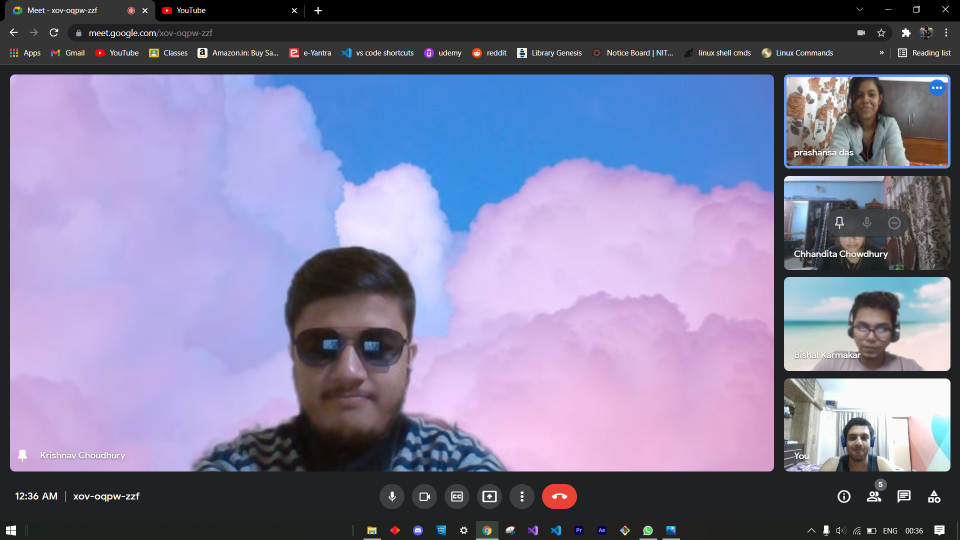
#> input picture APP2/scc.jpg, 1920 x 1080 px (shown at 1/2 size)
$ python face_detector.py
#> lines starting #> are read from the running program, lines starting #| are printed output that depends on the picture; after the words box and inside, x2 and y2 are one past the last pixel; in counts of white or black regions, pixels touching at a corner belong together
#run code in terminal in vs code\udemy\

import cv2
import sys

face_cascade = cv2.CascadeClassifier("haarcascade_frontalface_default.xml")

img = cv2.imread("scc.jpg", cv2.IMREAD_COLOR)
#> img is the input picture: shape (1080, 1920, 3); mean B, G, R 155.4, 124, 127.3

if img is None:
    sys.exit("image couldnt be loaded")

gray_img = cv2.cvtColor(img, cv2.COLOR_BGR2GRAY)
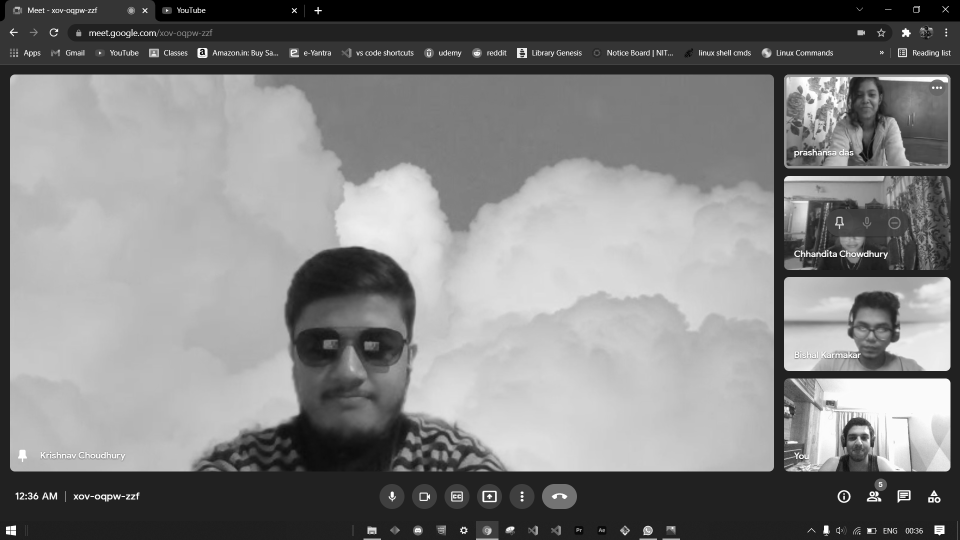
#> gray_img: shape (1080, 1920) (shown at 1/2 size); min 0, max 255, mean 128.5

faces = face_cascade.detectMultiScale(gray_img, scaleFactor=1.05, minNeighbors=15)
#> faces = [[1698, 163, 67, 67], [1684, 849, 67, 67], [1697, 617, 95, 95], [546, 582, 302, 302]]

for x,y,w,h in faces:
    img = cv2.rectangle(img, (x,y), (x+w,y+h), (100,0,0), 3)
#> this loop made 4 passes
#> pass 1, `img = cv2.rectangle(img, (x,y), (x+w,y+h), (100,0,0), 3)`:
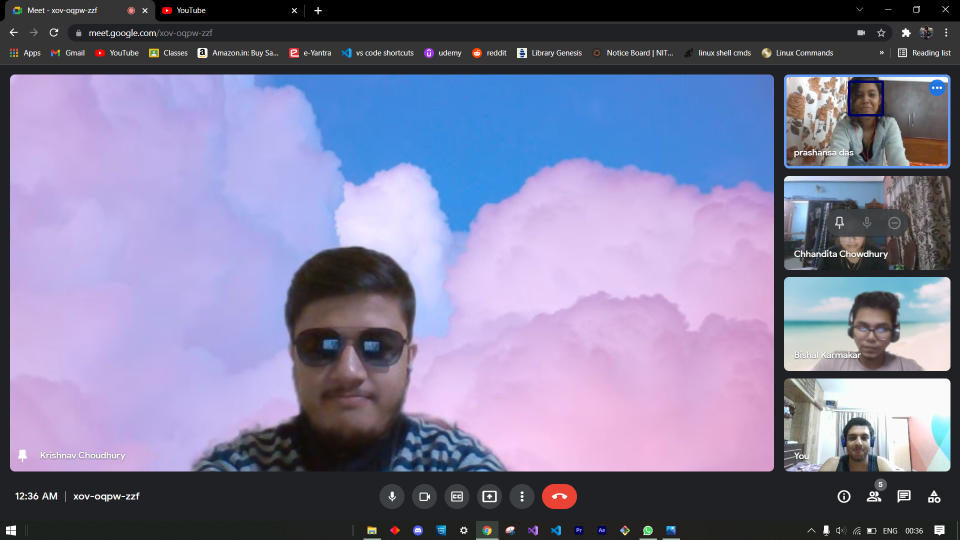
#> img: shape (1080, 1920, 3) (shown at 1/2 size); 0.06% of pixels changed, all inside (x1, y1, x2, y2) = (1696, 161, 1768, 233)
#> pass 2, `img = cv2.rectangle(img, (x,y), (x+w,y+h), (100,0,0), 3)`:
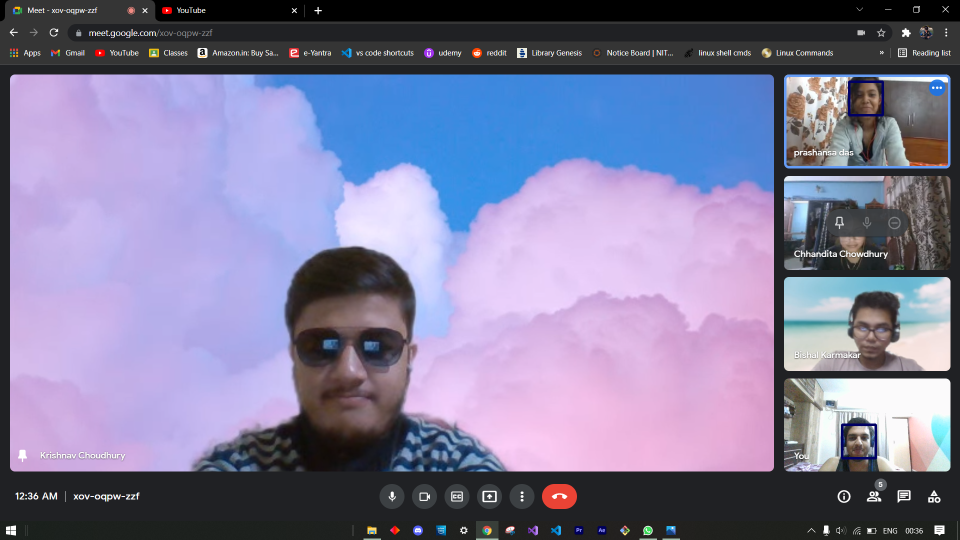
#> img: shape (1080, 1920, 3) (shown at 1/2 size); 0.06% of pixels changed, all inside (x1, y1, x2, y2) = (1682, 847, 1754, 919)
#> pass 3, `img = cv2.rectangle(img, (x,y), (x+w,y+h), (100,0,0), 3)`:
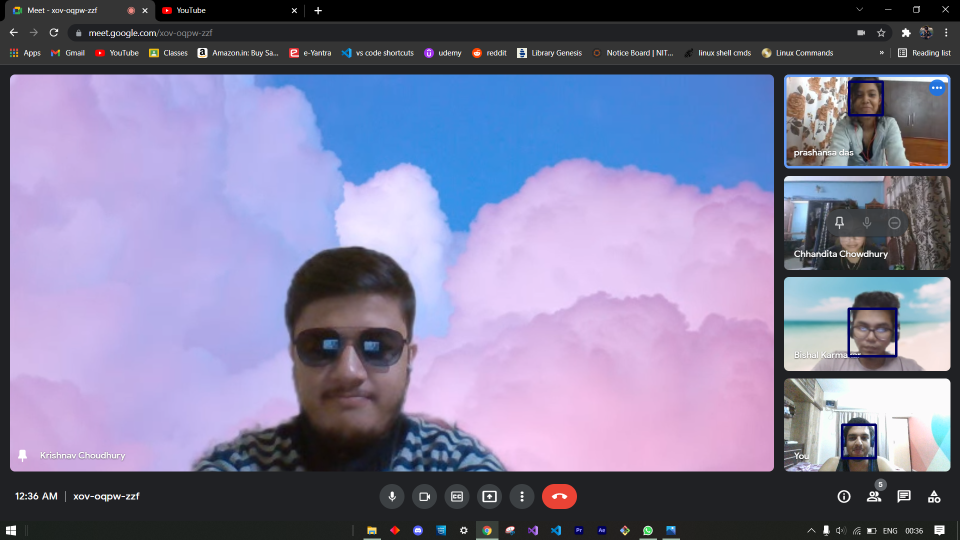
#> img: shape (1080, 1920, 3) (shown at 1/2 size); 0.09% of pixels changed, all inside (x1, y1, x2, y2) = (1695, 615, 1795, 715)
#> after the loop:
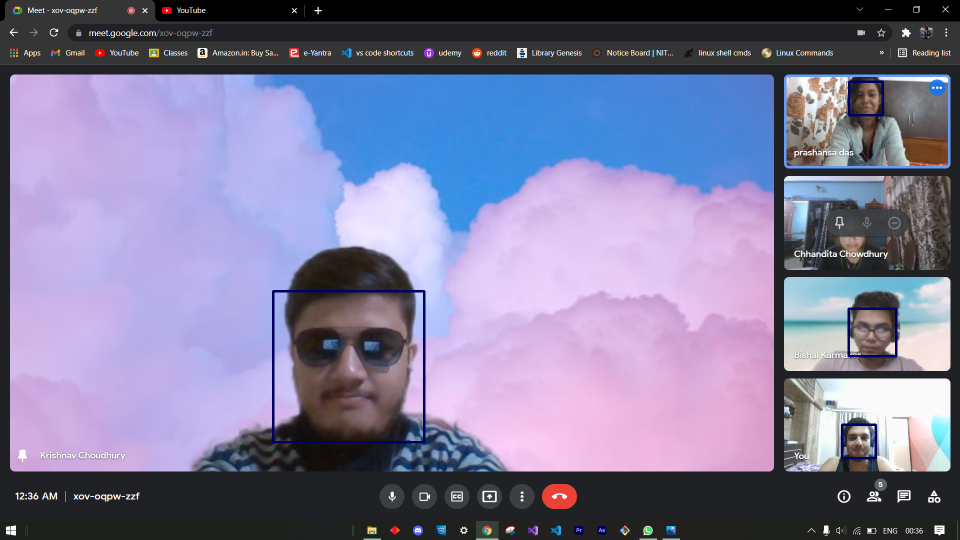
#> img: shape (1080, 1920, 3) (shown at 1/2 size); 0.29% of pixels changed, all inside (x1, y1, x2, y2) = (544, 580, 851, 887)

resized = cv2.resize(img, (int(img.shape[1]/2), int(img.shape[0]/2)))
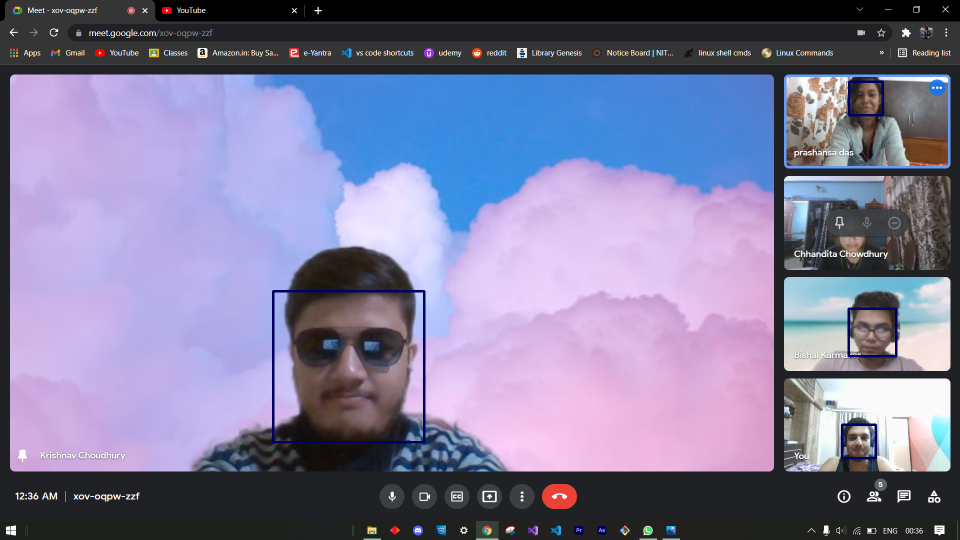
#> resized: shape (540, 960, 3); mean B, G, R 155.4, 123.5, 126.8
cv2.imshow("ass", resized)
cv2.waitKey(0)
cv2.destroyAllWindows()
